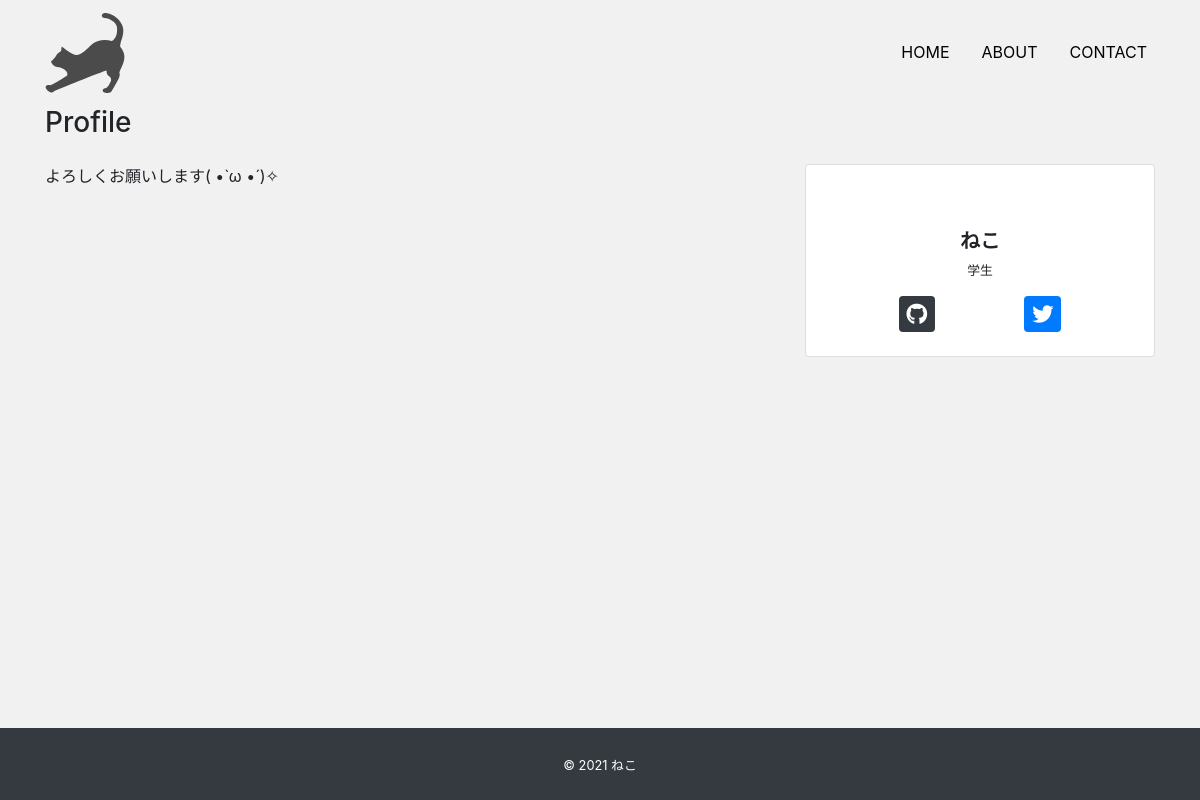
The app's page /about, older data.
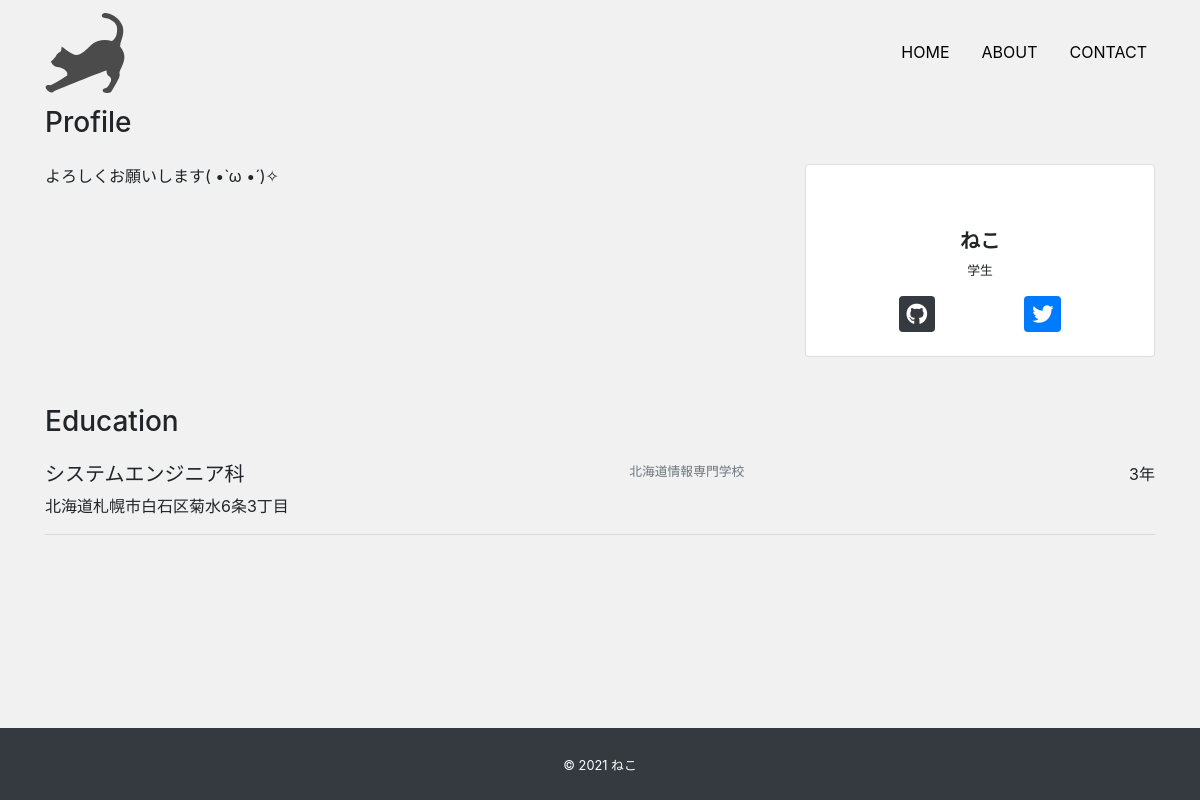
The same page, newer data.
### app/models.py (models this page shows, shortened)
class Education(models.Model):
    course = models.CharField('コース', max_length=100)
    school = models.CharField('学校', max_length=100)
    place = models.CharField('場所', max_length=100)
    period = models.CharField('期間', max_length=100)

### app/views.py (the view)
# urls.py: path('about', views.AboutView.as_view(), name='about'),
class AboutView(View):
    def get(self, request, *args, **kwargs):
        profile_data = Profile.objects.all()
        if profile_data.exists():
            profile_data = profile_data.order_by('-id')[0]
        exprience_data = Exprience.objects.order_by('-id')
        education_data = Education.objects.order_by('-id')
        return render(request, 'app/about.html',{
            'profile_data':profile_data,
            'exprience_data':exprience_data,
            'education_data':education_data
        })

### app/templates/app/about.html (shortened to what this page needs)
{% extends 'app/base.html' %}
{% block content %}
<h3 class="mb-4">Profile</h3>
<div class="mb-5">
    <div class="row">
        <div class="col-md-8">
            <p>{{ profile_data.introduction |linebreaksbr}}</p>
        </div>
        <div class="col-md-4">
            <div class="card text-center px-5 py-4">
                <div class="avatar mb-3">
                </div>
                <h5 class="font-weight-bolder">{{profile_data.name}}</h5>
                <p class="mb-3 small text-center">{{profile_data.job |linebreaksbr}}</p>
                <div class="d-flex justify-content-around">
                    {% if profile_data.github %}
                    <a href="{{profile_data.github}}" target="_blank"><i class="fab fa-github fa-lg rounded btn-dark icon"></i></a>
                    {% endif %}
                    {% if profile_data.github %}
                    <a href="{{profile_data.twitter}}" target="_blank"><i class="fab fa-twitter fa-lg rounded btn-primary icon"></i></a>
                    {% endif %}
                </div>
            </div>
        </div>
    </div>
</div>
{% if education_data %}
<h3 class="mb-4">Education</h3>
<div class="mb-5">
    {% for education in education_data %}
    <div class="d-flex justify-content-between">
        <h5>{{education.course}}</h5>
        <small class="small text-secondary">{{education.school}}</small>
        <p class="mb-1">{{education.period}}</p>
    </div>
    <p>{{education.place}}</p>
    <hr>
    {% endfor %}
</div>
{% endif %}
{% endblock %}

Row changes from the older to the newer data that the page shows:
added Education: course "システムエンジニア科", school "北海道情報専門学校", period "3年", place "北海道札幌市白石区菊水6条3丁目"
Text that changed along with them:
text now shown: "Education"
